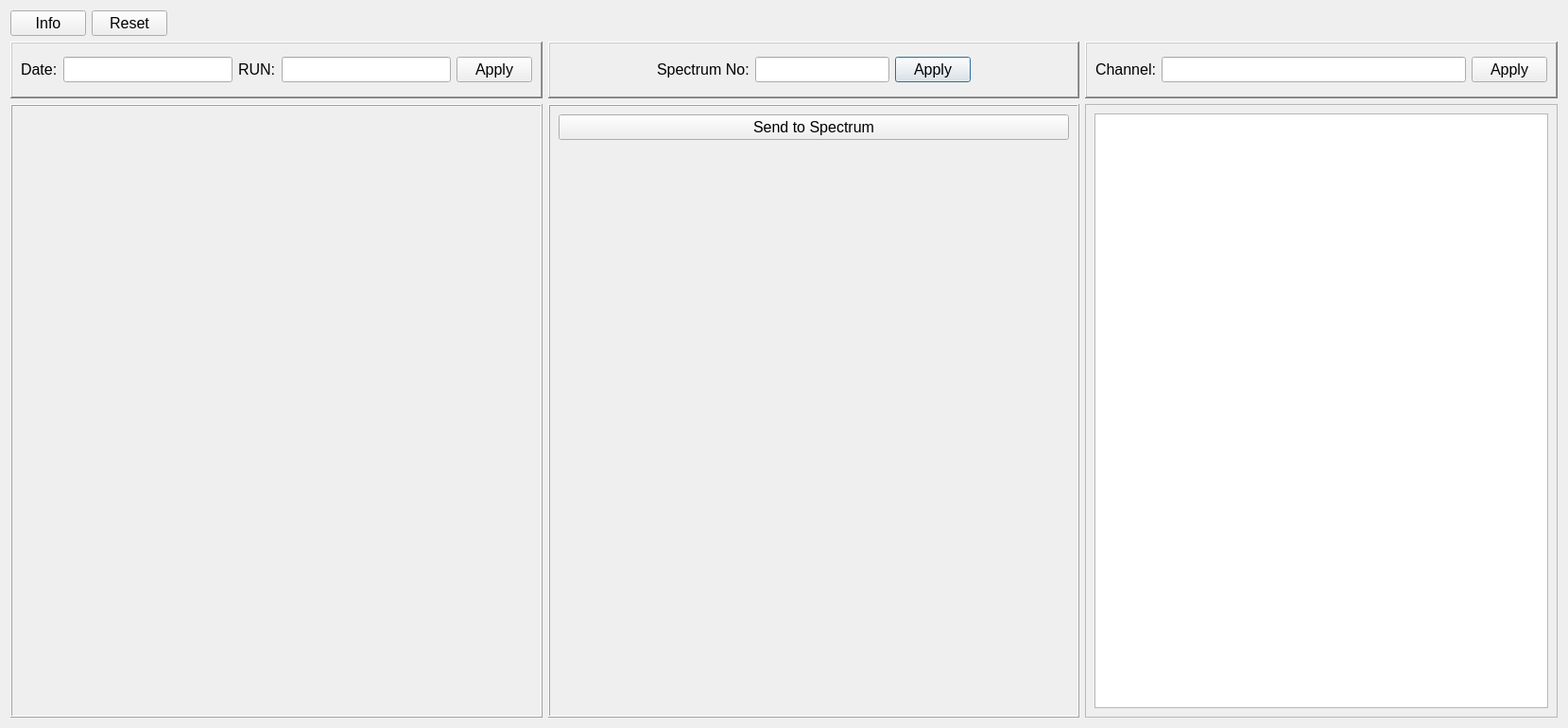
<?xml version="1.0" encoding="UTF-8"?>
<ui version="4.0">
 <class>Dialog</class>
 <widget class="QDialog" name="Dialog">
  <property name="geometry">
   <rect>
    <x>0</x>
    <y>0</y>
    <width>1659</width>
    <height>770</height>
   </rect>
  </property>
  <property name="windowTitle">
   <string>Dialog</string>
  </property>
  <layout class="QGridLayout" name="gridLayout">
   <item row="2" column="3">
    <widget class="QFrame" name="frame_4">
     <property name="maximumSize">
      <size>
       <width>500</width>
       <height>16777215</height>
      </size>
     </property>
     <property name="frameShape">
      <enum>QFrame::StyledPanel</enum>
     </property>
     <property name="frameShadow">
      <enum>QFrame::Sunken</enum>
     </property>
     <layout class="QGridLayout" name="gridLayout_4">
      <item row="0" column="0">
       <widget class="QTextBrowser" name="textBrowser"/>
      </item>
     </layout>
    </widget>
   </item>
   <item row="1" column="2">
    <widget class="QFrame" name="frame_5">
     <property name="minimumSize">
      <size>
       <width>0</width>
       <height>60</height>
      </size>
     </property>
     <property name="maximumSize">
      <size>
       <width>16777215</width>
       <height>75</height>
      </size>
     </property>
     <property name="frameShape">
      <enum>QFrame::WinPanel</enum>
     </property>
     <property name="frameShadow">
      <enum>QFrame::Raised</enum>
     </property>
     <layout class="QGridLayout" name="gridLayout_6">
      <item row="0" column="4">
       <spacer name="horizontalSpacer_2">
        <property name="orientation">
         <enum>Qt::Horizontal</enum>
        </property>
        <property name="sizeHint" stdset="0">
         <size>
          <width>87</width>
          <height>20</height>
         </size>
        </property>
       </spacer>
      </item>
      <item row="0" column="1">
       <widget class="QLabel" name="label_2">
        <property name="font">
         <font>
          <pointsize>12</pointsize>
         </font>
        </property>
        <property name="text">
         <string>Spectrum No:</string>
        </property>
       </widget>
      </item>
      <item row="0" column="2">
       <widget class="QLineEdit" name="edit_select">
        <property name="font">
         <font>
          <pointsize>12</pointsize>
         </font>
        </property>
       </widget>
      </item>
      <item row="0" column="3">
       <widget class="QPushButton" name="button_apply_select">
        <property name="font">
         <font>
          <pointsize>12</pointsize>
         </font>
        </property>
        <property name="text">
         <string>Apply</string>
        </property>
       </widget>
      </item>
      <item row="0" column="0">
       <spacer name="horizontalSpacer">
        <property name="orientation">
         <enum>Qt::Horizontal</enum>
        </property>
        <property name="sizeHint" stdset="0">
         <size>
          <width>87</width>
          <height>20</height>
         </size>
        </property>
       </spacer>
      </item>
     </layout>
    </widget>
   </item>
   <item row="1" column="0">
    <widget class="QFrame" name="frame">
     <property name="minimumSize">
      <size>
       <width>0</width>
       <height>60</height>
      </size>
     </property>
     <property name="maximumSize">
      <size>
       <width>16777215</width>
       <height>75</height>
      </size>
     </property>
     <property name="frameShape">
      <enum>QFrame::WinPanel</enum>
     </property>
     <property name="frameShadow">
      <enum>QFrame::Raised</enum>
     </property>
     <layout class="QGridLayout" name="gridLayout_7">
      <item row="0" column="0">
       <widget class="QLabel" name="label">
        <property name="font">
         <font>
          <pointsize>12</pointsize>
         </font>
        </property>
        <property name="text">
         <string>Date:</string>
        </property>
       </widget>
      </item>
      <item row="0" column="1">
       <widget class="QLineEdit" name="edit_date">
        <property name="font">
         <font>
          <pointsize>12</pointsize>
         </font>
        </property>
       </widget>
      </item>
      <item row="0" column="2">
       <widget class="QLabel" name="label_4">
        <property name="font">
         <font>
          <pointsize>12</pointsize>
         </font>
        </property>
        <property name="text">
         <string>RUN:</string>
        </property>
       </widget>
      </item>
      <item row="0" column="3">
       <widget class="QLineEdit" name="edit_run">
        <property name="font">
         <font>
          <pointsize>12</pointsize>
         </font>
        </property>
       </widget>
      </item>
      <item row="0" column="4">
       <widget class="QPushButton" name="button_apply_all">
        <property name="font">
         <font>
          <pointsize>12</pointsize>
         </font>
        </property>
        <property name="text">
         <string>Apply</string>
        </property>
       </widget>
      </item>
     </layout>
    </widget>
   </item>
   <item row="1" column="3">
    <widget class="QFrame" name="frame_6">
     <property name="minimumSize">
      <size>
       <width>0</width>
       <height>60</height>
      </size>
     </property>
     <property name="maximumSize">
      <size>
       <width>500</width>
       <height>75</height>
      </size>
     </property>
     <property name="frameShape">
      <enum>QFrame::WinPanel</enum>
     </property>
     <property name="frameShadow">
      <enum>QFrame::Raised</enum>
     </property>
     <layout class="QGridLayout" name="gridLayout_5">
      <item row="0" column="0">
       <widget class="QLabel" name="label_3">
        <property name="font">
         <font>
          <pointsize>12</pointsize>
         </font>
        </property>
        <property name="text">
         <string>Channel:</string>
        </property>
        <property name="alignment">
         <set>Qt::AlignCenter</set>
        </property>
       </widget>
      </item>
      <item row="0" column="2">
       <widget class="QPushButton" name="button_apply_ch">
        <property name="font">
         <font>
          <pointsize>12</pointsize>
         </font>
        </property>
        <property name="text">
         <string>Apply</string>
        </property>
       </widget>
      </item>
      <item row="0" column="1">
       <widget class="QLineEdit" name="edit_channel">
        <property name="font">
         <font>
          <pointsize>12</pointsize>
         </font>
        </property>
       </widget>
      </item>
     </layout>
    </widget>
   </item>
   <item row="0" column="0">
    <layout class="QGridLayout" name="gridLayout_8">
     <item row="0" column="0">
      <widget class="QPushButton" name="button_info">
       <property name="maximumSize">
        <size>
         <width>85</width>
         <height>16777215</height>
        </size>
       </property>
       <property name="font">
        <font>
         <pointsize>12</pointsize>
        </font>
       </property>
       <property name="text">
        <string>Info</string>
       </property>
      </widget>
     </item>
     <item row="0" column="1">
      <widget class="QPushButton" name="button_reset">
       <property name="maximumSize">
        <size>
         <width>85</width>
         <height>16777215</height>
        </size>
       </property>
       <property name="font">
        <font>
         <pointsize>12</pointsize>
        </font>
       </property>
       <property name="text">
        <string>Reset</string>
       </property>
      </widget>
     </item>
     <item row="0" column="2">
      <spacer name="horizontalSpacer_3">
       <property name="orientation">
        <enum>Qt::Horizontal</enum>
       </property>
       <property name="sizeHint" stdset="0">
        <size>
         <width>40</width>
         <height>20</height>
        </size>
       </property>
      </spacer>
     </item>
    </layout>
   </item>
   <item row="2" column="0">
    <widget class="QFrame" name="frame_2">
     <property name="frameShape">
      <enum>QFrame::Box</enum>
     </property>
     <property name="frameShadow">
      <enum>QFrame::Raised</enum>
     </property>
     <layout class="QGridLayout" name="gridLayout_2">
      <item row="0" column="0">
       <widget class="MplWidget" name="plot_mca_all" native="true"/>
      </item>
     </layout>
    </widget>
   </item>
   <item row="2" column="2">
    <widget class="QFrame" name="frame_3">
     <property name="frameShape">
      <enum>QFrame::Box</enum>
     </property>
     <property name="frameShadow">
      <enum>QFrame::Raised</enum>
     </property>
     <layout class="QGridLayout" name="gridLayout_3">
      <item row="1" column="0">
       <widget class="MplWidget" name="plot_mca_select" native="true"/>
      </item>
      <item row="0" column="0">
       <widget class="QPushButton" name="button_send_to_spect">
        <property name="font">
         <font>
          <pointsize>12</pointsize>
         </font>
        </property>
        <property name="text">
         <string>Send to Spectrum</string>
        </property>
       </widget>
      </item>
     </layout>
    </widget>
   </item>
  </layout>
 </widget>
 <customwidgets>
  <customwidget>
   <class>MplWidget</class>
   <extends>QWidget</extends>
   <header>nasagamma/mplwidget.h</header>
   <container>1</container>
  </customwidget>
 </customwidgets>
 <resources/>
 <connections/>
</ui>
